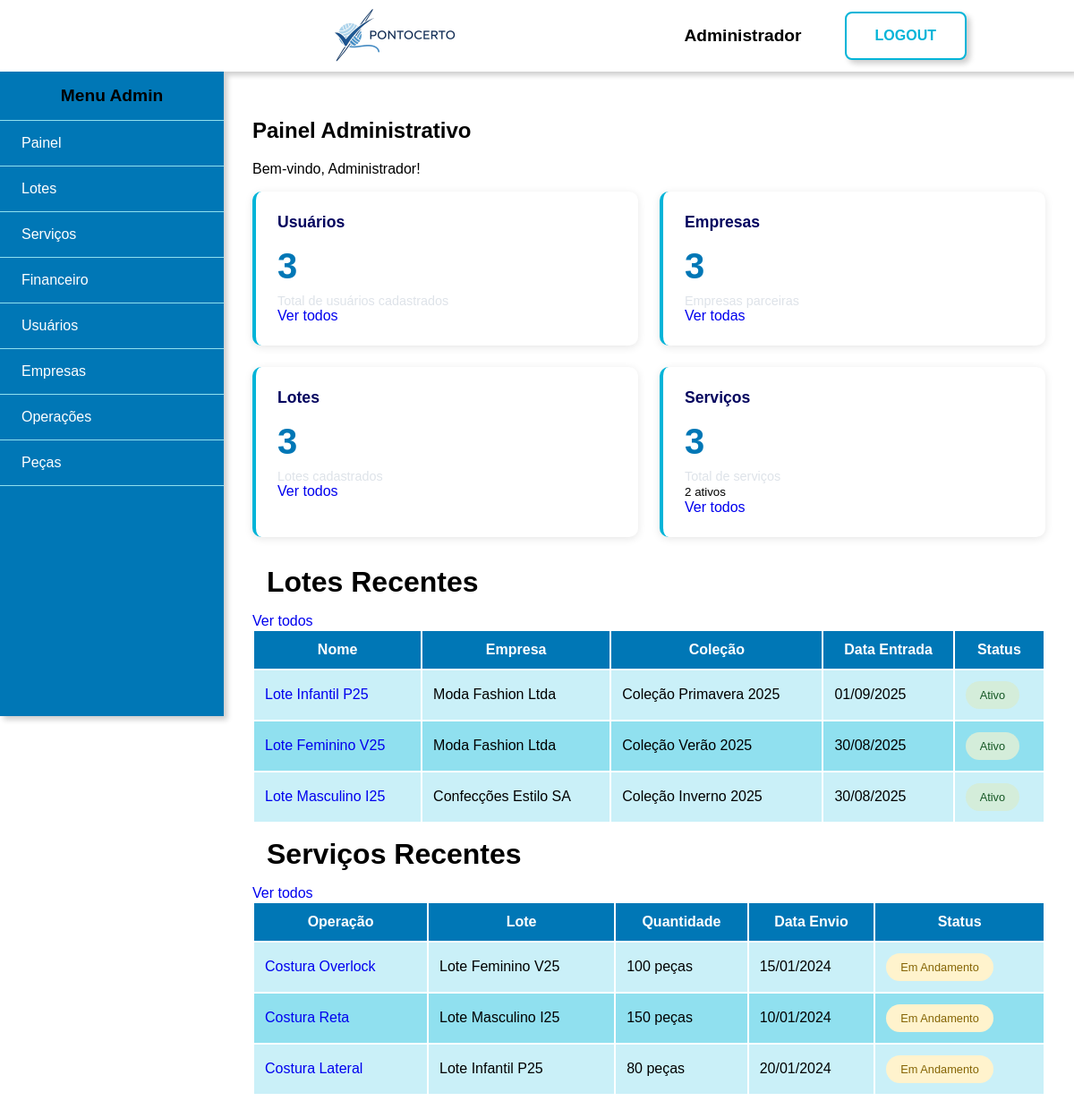
The app's page /admin/painel (signed in) with its own data.
### tables this page shows
CREATE TABLE usuarios (
    id int PRIMARY KEY AUTO_INCREMENT,
    tipo enum('admin', 'costureira') NOT NULL DEFAULT 'costureira',
    nome varchar(50) NOT NULL,
    cpf varchar(11) NOT NULL UNIQUE,
    email varchar(250) NOT NULL UNIQUE,
    telefone varchar(11) NOT NULL,
    cep varchar(8) NOT NULL,
    logradouro varchar(250),
    complemento varchar(50),
    cidade varchar(100),
    tipo_chave_pix enum('cpf', 'cnpj', 'email', 'telefone', 'aleatoria') DEFAULT 'cpf',
    chave_pix varchar(250),
    senha varchar(255) NOT NULL,
    banco int NULL DEFAULT 0,
    agencia INT NULL DEFAULT 0,
    conta INT NULL DEFAULT 0,
    especialidade_id INT NOT NULL DEFAULT 2,
    ativo TINYINT DEFAULT 1,
    created_at TIMESTAMP DEFAULT CURRENT_TIMESTAMP,
    updated_at TIMESTAMP DEFAULT CURRENT_TIMESTAMP ON UPDATE CURRENT_TIMESTAMP
 );

CREATE TABLE lotes (
    id INT PRIMARY KEY AUTO_INCREMENT,
    empresa_id VARCHAR(50) NOT NULL,
    colecao VARCHAR(100) NOT NULL,
    nome VARCHAR(100) NOT NULL,
    observacao TEXT,
    data_entrada DATE NOT NULL,
    data_entrega DATE,
    valor_total DECIMAL(12, 2) DEFAULT 0.00,
    status ENUM('Aberto', 'Entregue', 'Cancelado') DEFAULT 'Aberto',
    anexos VARCHAR(500),
    ativo TINYINT DEFAULT 1,
    created_at TIMESTAMP DEFAULT CURRENT_TIMESTAMP,
    updated_at TIMESTAMP DEFAULT CURRENT_TIMESTAMP ON UPDATE CURRENT_TIMESTAMP
);

CREATE TABLE empresas (
    id INT PRIMARY KEY AUTO_INCREMENT,
    nome VARCHAR(255) NOT NULL,
    cnpj VARCHAR(14) NOT NULL UNIQUE,
    email VARCHAR(255),
    telefone VARCHAR(20),
    endereco TEXT,
    cidade VARCHAR(100),
    estado VARCHAR(2),
    cep VARCHAR(8),
    observacao TEXT,
    ativo TINYINT DEFAULT 1,
    created_at TIMESTAMP DEFAULT CURRENT_TIMESTAMP,
    updated_at TIMESTAMP DEFAULT CURRENT_TIMESTAMP ON UPDATE CURRENT_TIMESTAMP
);

CREATE TABLE servicos (
    id INT PRIMARY KEY AUTO_INCREMENT,
    lote_id INT NOT NULL,
    operacao_id INT NOT NULL,
    quantidade_pecas INT NOT NULL,
    pecas_concluidas INT DEFAULT 0,
    valor_operacao DECIMAL(10,2) NOT NULL,
    data_envio DATE NOT NULL,
    data_finalizacao DATE NULL,
    quantidade_concluida INT,
    observacao TEXT,
    costureira_id INT NULL,
    status ENUM('Em andamento', 'Finalizado', 'Inativo') DEFAULT 'Em andamento',
    created_at TIMESTAMP DEFAULT CURRENT_TIMESTAMP,
    updated_at TIMESTAMP DEFAULT CURRENT_TIMESTAMP ON UPDATE CURRENT_TIMESTAMP,
    
    FOREIGN KEY (lote_id) REFERENCES lotes(id) ON DELETE RESTRICT,
    FOREIGN KEY (operacao_id) REFERENCES operacoes(id) ON DELETE RESTRICT
);

CREATE TABLE operacoes (
    id INT PRIMARY KEY AUTO_INCREMENT,
    nome VARCHAR(255) NOT NULL,
    valor DECIMAL(10, 2) NOT NULL,
    ativo TINYINT DEFAULT 1,
    created_at TIMESTAMP DEFAULT CURRENT_TIMESTAMP,
    updated_at TIMESTAMP DEFAULT CURRENT_TIMESTAMP ON UPDATE CURRENT_TIMESTAMP
);

### views/admin/painel.php (the view, shortened to what the rows shown need)
<div class="conteudo flex">
    <div class="dashboard-admin">
        <h2>Painel Administrativo</h2>
        <p class="welcome-message">Bem-vindo, <?= htmlspecialchars($nomeUsuario ?? 'Administrador') ?>!</p>
        <div class="cards-dashboard">
            <div class="card">
                <div class="card-content">
                    <div class="numero"><?= $totalUsuarios ?? 0 ?></div>
                    <p>Total de usuários cadastrados</p>
                </div>
            </div>
            <div class="card">
                <div class="card-content">
                    <div class="numero"><?= $totalEmpresas ?? 0 ?></div>
                    <p>Empresas parceiras</p>
                </div>
            </div>
            <div class="card">
                <div class="card-content">
                    <div class="numero"><?= $totalLotes ?? 0 ?></div>
                    <p>Lotes cadastrados</p>
                </div>
            </div>
            <div class="card">
                <div class="card-content">
                    <div class="numero"><?= $totalServicos ?? 0 ?></div>
                    <p>Total de serviços</p>
                    <small><?= $servicosAtivos ?? 0 ?> ativos</small>
                </div>
            </div>
        </div>
        <div class="dashboard-section">
            <div class="section-header">
            </div>
            <?php if (empty($lotesRecentes)): ?>
                <p class="no-data">Nenhum lote cadastrado recentemente.</p>
            <?php else: ?>
                <div class="table-responsive">
                    <table class="table">
                        <thead>
                            <tr>
                                <th>Nome</th>
                                <th>Empresa</th>
                                <th>Coleção</th>
                                <th>Data Entrada</th>
                                <th>Status</th>
                            </tr>
                        </thead>
                        <tbody>
                            <?php foreach ($lotesRecentes as $lote): ?>
                                <tr>
                                    <td>
                                        <a href="<?= BASE_URL ?>admin/visualizar-lote?id=<?= $lote['id'] ?>">
                                            <?= htmlspecialchars($lote['nome'] ?? 'N/A') ?>
                                        </a>
                                    </td>
                                    <td><?= htmlspecialchars($lote['empresa_nome'] ?? 'N/A') ?></td>
                                    <td><?= htmlspecialchars($lote['colecao'] ?? 'N/A') ?></td>
                                    <td><?= isset($lote['data_entrada']) ? date('d/m/Y', strtotime($lote['data_entrada'])) : 'N/A' ?></td>
                                    <td>
                                        <span class="status-badge <?= ($lote['ativo'] ?? false) ? 'active' : 'inactive' ?>">
                                            <?= ($lote['ativo'] ?? false) ? 'Ativo' : 'Inativo' ?>
                                        </span>
                                    </td>
                                </tr>
                            <?php endforeach; ?>
                        </tbody>
                    </table>
                </div>
            <?php endif; ?>
        </div>
        <div class="dashboard-section">
            <div class="section-header">
            </div>
            <?php if (empty($servicosRecentes)): ?>
                <p class="no-data">Nenhum serviço cadastrado recentemente.</p>
            <?php else: ?>
                <div class="table-responsive">
                    <table class="table">
                        <thead>
                            <tr>
                                <th>Operação</th>
                                <th>Lote</th>
                                <th>Quantidade</th>
                                <th>Data Envio</th>
                                <th>Status</th>
                            </tr>
                        </thead>
                        <tbody>
                            <?php foreach ($servicosRecentes as $servico): ?>
                                <tr>
                                    <td>
                                        <a href="<?= BASE_URL ?>admin/visualizar-servico?id=<?= $servico['id'] ?>">
                                            <?= htmlspecialchars($servico['operacao_nome'] ?? 'N/A') ?>
                                        </a>
                                    </td>
                                    <td><?= htmlspecialchars($servico['lote_nome'] ?? 'N/A') ?></td>
                                    <td><?= htmlspecialchars($servico['quantidade_pecas'] ?? 0) ?> peças</td>
                                    <td><?= isset($servico['data_envio']) ? date('d/m/Y', strtotime($servico['data_envio'])) : 'N/A' ?></td>
                                    <td>
                                        <span class="status-badge <?= ($servico['finalizado'] ?? false) ? 'completed' : 'in-progress' ?>">
                                            <?= ($servico['finalizado'] ?? false) ? 'Finalizado' : 'Em Andamento' ?>
                                        </span>
                                    </td>
                                </tr>
                            <?php endforeach; ?>
                        </tbody>
                    </table>
                </div>
            <?php endif; ?>
        </div>
    </div>
</div>

### views/shared/header.php (shortened to what the rows shown need)
<!DOCTYPE html>
<html lang="pt-BR">
<head>
    <link rel="stylesheet" href="<?php echo ASSETS_URL?>css/style.css">
</head>
<body>
    <?php if ($login ?? false): ?>
        <div class="principal azul flex center">
    <?php else: ?>
        <div class="principal">
            <?php if ($usuarioLogado ?? false): ?>
                <div class="topo flex h-center shadow">
                    <a class="imagem-topo" href="<?= $dashboardLink ?>">
                        <img src="<?php echo ASSETS_URL?>img/banner.png" alt="banner">
                    </a>
                    <span class="flex l-gap v-center">
                        <span class="nome-usuario"><?= htmlspecialchars($nomeUsuario) ?></span>
                        <a href="<?= BASE_URL ?>logout" class="botao-grande">LOGOUT</a>
                    </span>
                </div>
            <?php endif; ?>
    <?php endif; ?>

### records on screen
usuarios: nome "Administrador", especialidade "3"
lotes: nome "Lote Infantil P25", empresa.nome "Moda Fashion Ltda", colecao "Coleção Primavera 2025", data_entrada "01/09/2025", ativo "Ativo"
lotes: nome "Lote Feminino V25", empresa.nome "Moda Fashion Ltda", colecao "Coleção Verão 2025", data_entrada "30/08/2025", ativo "Ativo"
lotes: nome "Lote Masculino I25", empresa.nome "Confecções Estilo SA", colecao "Coleção Inverno 2025", data_entrada "30/08/2025", ativo "Ativo"
servicos: operacao.nome "Costura Overlock", lote.nome "Lote Feminino V25", quantidade_pecas "100", data_envio "15/01/2024"
servicos: operacao.nome "Costura Reta", lote.nome "Lote Masculino I25", quantidade_pecas "150", data_envio "10/01/2024"
servicos: operacao.nome "Costura Lateral", lote.nome "Lote Infantil P25", quantidade_pecas "80", data_envio "20/01/2024"

### other values on screen
$userRole "Admin"
$item['label'] "Painel"
$item['label'] "Lotes"
$item['label'] "Serviços"
$item['label'] "Financeiro"
$item['label'] "Usuários"
$item['label'] "Empresas"
$item['label'] "Operações"
$item['label'] "Peças"
$servicosAtivos "2"
